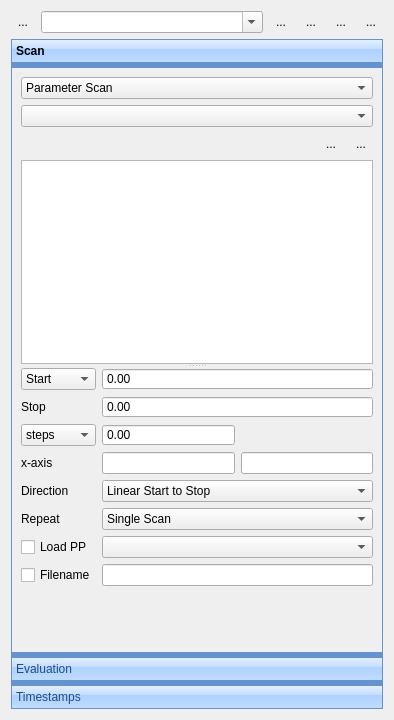
<?xml version="1.0" encoding="UTF-8"?>
<ui version="4.0">
 <class>Form</class>
 <widget class="QWidget" name="Form">
  <property name="geometry">
   <rect>
    <x>0</x>
    <y>0</y>
    <width>394</width>
    <height>720</height>
   </rect>
  </property>
  <property name="windowTitle">
   <string>Form</string>
  </property>
  <property name="autoFillBackground">
   <bool>false</bool>
  </property>
  <layout class="QVBoxLayout" name="verticalLayout">
   <item>
    <layout class="QHBoxLayout" name="horizontalLayout">
     <item>
      <widget class="QToolButton" name="removeButton">
       <property name="minimumSize">
        <size>
         <width>0</width>
         <height>0</height>
        </size>
       </property>
       <property name="text">
        <string>...</string>
       </property>
       <property name="icon">
        <iconset resource="Experiment.qrc">
         <normaloff>:/openicon/icons/edit-clear-locationbar-ltr.png</normaloff>:/openicon/icons/edit-clear-locationbar-ltr.png</iconset>
       </property>
       <property name="iconSize">
        <size>
         <width>16</width>
         <height>16</height>
        </size>
       </property>
       <property name="autoRaise">
        <bool>true</bool>
       </property>
      </widget>
     </item>
     <item>
      <widget class="QComboBox" name="comboBox">
       <property name="contextMenuPolicy">
        <enum>Qt::ActionsContextMenu</enum>
       </property>
       <property name="editable">
        <bool>true</bool>
       </property>
       <property name="maxVisibleItems">
        <number>100</number>
       </property>
      </widget>
     </item>
     <item>
      <widget class="QToolButton" name="saveButton">
       <property name="toolTip">
        <string>Save current</string>
       </property>
       <property name="text">
        <string notr="true">...</string>
       </property>
       <property name="icon">
        <iconset resource="Experiment.qrc">
         <normaloff>:/kde/icons/filesave.png</normaloff>:/kde/icons/filesave.png</iconset>
       </property>
       <property name="iconSize">
        <size>
         <width>16</width>
         <height>16</height>
        </size>
       </property>
       <property name="autoRaise">
        <bool>true</bool>
       </property>
      </widget>
     </item>
     <item>
      <widget class="QToolButton" name="reloadButton">
       <property name="toolTip">
        <string>reload</string>
       </property>
       <property name="text">
        <string>...</string>
       </property>
       <property name="icon">
        <iconset resource="Experiment.qrc">
         <normaloff>:/openicon/icons/document-revert-5.png</normaloff>:/openicon/icons/document-revert-5.png</iconset>
       </property>
       <property name="autoRaise">
        <bool>true</bool>
       </property>
      </widget>
     </item>
     <item>
      <widget class="QToolButton" name="undoButton">
       <property name="text">
        <string>...</string>
       </property>
       <property name="icon">
        <iconset resource="Experiment.qrc">
         <normaloff>:/openicon/icons/edit-undo-8.png</normaloff>:/openicon/icons/edit-undo-8.png</iconset>
       </property>
       <property name="autoRaise">
        <bool>true</bool>
       </property>
      </widget>
     </item>
     <item>
      <widget class="QToolButton" name="redoButton">
       <property name="text">
        <string>...</string>
       </property>
       <property name="icon">
        <iconset resource="Experiment.qrc">
         <normaloff>:/openicon/icons/edit-redo-8.png</normaloff>:/openicon/icons/edit-redo-8.png</iconset>
       </property>
       <property name="autoRaise">
        <bool>true</bool>
       </property>
      </widget>
     </item>
    </layout>
   </item>
   <item>
    <widget class="QToolBox" name="toolBox">
     <property name="sizePolicy">
      <sizepolicy hsizetype="MinimumExpanding" vsizetype="Expanding">
       <horstretch>0</horstretch>
       <verstretch>0</verstretch>
      </sizepolicy>
     </property>
     <property name="styleSheet">
      <string notr="true">QToolBox {
	    icon-size: 24px;
	    border: 1px solid rgb(101, 147, 207);
	    background-color: rgb(101, 147, 207);
	}
	
	QToolBox:tab {
	    height: 32px;
	    color: rgb(32, 77, 137);
	    background-color: qlineargradient(spread:pad, x1:0.5, y1:0, x2:0.5, y2:1, stop:0 rgba(227, 239, 255, 255), stop:0.4 rgba(196, 221, 255, 255), stop:0.401 rgba(173, 209, 255, 255), stop:1 rgba(192, 219, 255, 255));
	}
	
	QToolBox:tab:hover {
	    height: 32px;
	    color: rgb(32, 77, 137);
	    background-color: qlineargradient(spread:pad, x1:0.5, y1:0, x2:0.5, y2:1, stop:0 rgba(255, 254, 228, 255), stop:0.4 rgba(255, 232, 167, 255), stop:0.401 rgba(255, 215, 103, 255), stop:1 rgba(255, 230, 158, 255));
	}
	
	QToolBox:tab:selected {
	    height: 32px;
	    font-weight: bold;
	    color: rgb(0, 0, 0);
	    /*background-color: qlineargradient(spread:pad, x1:0.5, y1:0, x2:0.5, y2:1,
26	 * stop:0 rgba(255, 217, 170, 255), stop:0.4 rgba(255, 187, 110, 255),
27	 * stop:0.401 rgba(255, 171, 63, 255), stop:1 rgba(254, 225, 122, 255));*/
	}
	
	QToolBox:tab:selected:hover {
	    height: 32px;
	    font-weight: bold;
	    color: rgb(0, 0, 0);
	    /*background-color: qlineargradient(spread:pad, x1:0.5, y1:0, x2:0.5, y2:1,
	 * stop:0 rgba(255, 189, 105, 255), stop:0.4 rgba(255, 172, 66, 255),
	 * stop:0.401 rgba(251, 140, 60, 255), stop:1 rgba(254, 211, 100, 255));*/
	} </string>
     </property>
     <property name="frameShape">
      <enum>QFrame::Panel</enum>
     </property>
     <property name="frameShadow">
      <enum>QFrame::Raised</enum>
     </property>
     <property name="currentIndex">
      <number>0</number>
     </property>
     <widget class="QWidget" name="page">
      <property name="geometry">
       <rect>
        <x>0</x>
        <y>0</y>
        <width>374</width>
        <height>589</height>
       </rect>
      </property>
      <attribute name="label">
       <string>Scan</string>
      </attribute>
      <layout class="QVBoxLayout" name="verticalLayout_2">
       <item>
        <widget class="QComboBox" name="scanModeComboBox">
         <item>
          <property name="text">
           <string>Parameter Scan</string>
          </property>
         </item>
         <item>
          <property name="text">
           <string>Step in Place</string>
          </property>
         </item>
         <item>
          <property name="text">
           <string>Gate Squence Scan</string>
          </property>
         </item>
        </widget>
       </item>
       <item>
        <widget class="RedBlackComboBox" name="comboBoxParameter">
         <property name="maxVisibleItems">
          <number>100</number>
         </property>
        </widget>
       </item>
       <item>
        <layout class="QHBoxLayout" name="horizontalLayout_2">
         <item>
          <spacer name="horizontalSpacer">
           <property name="orientation">
            <enum>Qt::Horizontal</enum>
           </property>
           <property name="sizeHint" stdset="0">
            <size>
             <width>40</width>
             <height>20</height>
            </size>
           </property>
          </spacer>
         </item>
         <item>
          <widget class="QToolButton" name="addSegmentButton">
           <property name="text">
            <string>...</string>
           </property>
           <property name="icon">
            <iconset resource="Experiment.qrc">
             <normaloff>:/openicon/icons/edit-add.png</normaloff>:/openicon/icons/edit-add.png</iconset>
           </property>
           <property name="autoRaise">
            <bool>true</bool>
           </property>
          </widget>
         </item>
         <item>
          <widget class="QToolButton" name="removeSegmentButton">
           <property name="text">
            <string>...</string>
           </property>
           <property name="icon">
            <iconset resource="Experiment.qrc">
             <normaloff>:/openicon/icons/edit_remove.png</normaloff>:/openicon/icons/edit_remove.png</iconset>
           </property>
           <property name="autoRaise">
            <bool>true</bool>
           </property>
          </widget>
         </item>
        </layout>
       </item>
       <item>
        <widget class="QSplitter" name="splitter_2">
         <property name="orientation">
          <enum>Qt::Vertical</enum>
         </property>
         <widget class="QTableView" name="tableView"/>
         <widget class="QWidget" name="layoutWidget">
          <layout class="QGridLayout" name="gridLayout">
           <item row="0" column="2" colspan="2">
            <widget class="MagnitudeSpinBox" name="startBox">
             <property name="sizePolicy">
              <sizepolicy hsizetype="Minimum" vsizetype="Fixed">
               <horstretch>1</horstretch>
               <verstretch>0</verstretch>
              </sizepolicy>
             </property>
             <property name="frame">
              <bool>true</bool>
             </property>
             <property name="buttonSymbols">
              <enum>QAbstractSpinBox::NoButtons</enum>
             </property>
            </widget>
           </item>
           <item row="3" column="2">
            <widget class="QLineEdit" name="xExprEdit">
             <property name="toolTip">
              <string>expression x is current value</string>
             </property>
            </widget>
           </item>
           <item row="5" column="2" colspan="2">
            <widget class="QComboBox" name="scanRepeatComboBox">
             <item>
              <property name="text">
               <string>Single Scan</string>
              </property>
             </item>
             <item>
              <property name="text">
               <string>Repeated Scan</string>
              </property>
             </item>
            </widget>
           </item>
           <item row="2" column="0">
            <widget class="QComboBox" name="stepsCombo">
             <property name="frame">
              <bool>true</bool>
             </property>
             <item>
              <property name="text">
               <string>steps</string>
              </property>
             </item>
             <item>
              <property name="text">
               <string>stepsize</string>
              </property>
             </item>
            </widget>
           </item>
           <item row="2" column="3">
            <widget class="QLabel" name="stepsLabel">
             <property name="text">
              <string/>
             </property>
            </widget>
           </item>
           <item row="4" column="2" colspan="2">
            <widget class="QComboBox" name="scanTypeCombo">
             <item>
              <property name="text">
               <string>Linear Start to Stop</string>
              </property>
             </item>
             <item>
              <property name="text">
               <string>Linear Stop to Start</string>
              </property>
             </item>
             <item>
              <property name="text">
               <string>Randomized</string>
              </property>
             </item>
            </widget>
           </item>
           <item row="2" column="2">
            <widget class="MagnitudeSpinBox" name="stepsBox">
             <property name="buttonSymbols">
              <enum>QAbstractSpinBox::NoButtons</enum>
             </property>
            </widget>
           </item>
           <item row="1" column="2" colspan="2">
            <widget class="MagnitudeSpinBox" name="stopBox">
             <property name="buttonSymbols">
              <enum>QAbstractSpinBox::NoButtons</enum>
             </property>
            </widget>
           </item>
           <item row="1" column="0">
            <widget class="QLabel" name="stopLabel">
             <property name="text">
              <string>Stop</string>
             </property>
            </widget>
           </item>
           <item row="7" column="2" colspan="2">
            <widget class="QLineEdit" name="filenameEdit"/>
           </item>
           <item row="0" column="0">
            <widget class="QComboBox" name="startCenterCombo">
             <item>
              <property name="text">
               <string>Start</string>
              </property>
             </item>
             <item>
              <property name="text">
               <string>Center</string>
              </property>
             </item>
            </widget>
           </item>
           <item row="6" column="2" colspan="2">
            <widget class="QComboBox" name="loadPPComboBox">
             <property name="maxVisibleItems">
              <number>100</number>
             </property>
            </widget>
           </item>
           <item row="3" column="3">
            <widget class="QLineEdit" name="xUnitEdit">
             <property name="toolTip">
              <string>unit</string>
             </property>
            </widget>
           </item>
           <item row="3" column="0">
            <widget class="QLabel" name="label_3">
             <property name="text">
              <string>x-axis </string>
             </property>
            </widget>
           </item>
           <item row="7" column="0">
            <widget class="QCheckBox" name="autoSaveCheckBox">
             <property name="toolTip">
              <string>Checkbox: automatically save file</string>
             </property>
             <property name="text">
              <string>Filename</string>
             </property>
            </widget>
           </item>
           <item row="6" column="0">
            <widget class="QCheckBox" name="loadPPcheckBox">
             <property name="text">
              <string>Load PP</string>
             </property>
            </widget>
           </item>
           <item row="4" column="0">
            <widget class="QLabel" name="label_5">
             <property name="text">
              <string>Direction</string>
             </property>
            </widget>
           </item>
           <item row="5" column="0">
            <widget class="QLabel" name="label_4">
             <property name="text">
              <string>Repeat</string>
             </property>
            </widget>
           </item>
           <item row="8" column="3">
            <spacer name="verticalSpacer">
             <property name="orientation">
              <enum>Qt::Vertical</enum>
             </property>
             <property name="sizeHint" stdset="0">
              <size>
               <width>20</width>
               <height>40</height>
              </size>
             </property>
            </spacer>
           </item>
          </layout>
         </widget>
        </widget>
       </item>
      </layout>
     </widget>
     <widget class="QWidget" name="page_2">
      <property name="geometry">
       <rect>
        <x>0</x>
        <y>0</y>
        <width>374</width>
        <height>589</height>
       </rect>
      </property>
      <attribute name="label">
       <string>Evaluation</string>
      </attribute>
      <layout class="QVBoxLayout" name="verticalLayout_3">
       <property name="spacing">
        <number>4</number>
       </property>
       <item>
        <layout class="QHBoxLayout" name="horizontalLayout_3">
         <item>
          <widget class="QLabel" name="label_8">
           <property name="text">
            <string>Histogram bins</string>
           </property>
          </widget>
         </item>
         <item>
          <widget class="QSpinBox" name="histogramBinsBox">
           <property name="sizePolicy">
            <sizepolicy hsizetype="Minimum" vsizetype="Fixed">
             <horstretch>1</horstretch>
             <verstretch>0</verstretch>
            </sizepolicy>
           </property>
           <property name="maximum">
            <number>1000</number>
           </property>
          </widget>
         </item>
         <item>
          <widget class="QCheckBox" name="integrateHistogramCheckBox">
           <property name="text">
            <string>Integrate</string>
           </property>
          </widget>
         </item>
        </layout>
       </item>
       <item>
        <layout class="QHBoxLayout" name="horizontalLayout_4">
         <item>
          <widget class="QLabel" name="label">
           <property name="text">
            <string>Evaluations:</string>
           </property>
          </widget>
         </item>
         <item>
          <widget class="QToolButton" name="addEvaluationButton">
           <property name="text">
            <string>...</string>
           </property>
           <property name="icon">
            <iconset resource="Experiment.qrc">
             <normaloff>:/openicon/icons/edit-add.png</normaloff>:/openicon/icons/edit-add.png</iconset>
           </property>
           <property name="autoRaise">
            <bool>true</bool>
           </property>
          </widget>
         </item>
         <item>
          <widget class="QToolButton" name="removeEvaluationButton">
           <property name="text">
            <string>...</string>
           </property>
           <property name="icon">
            <iconset resource="Experiment.qrc">
             <normaloff>:/openicon/icons/edit-delete-6.png</normaloff>:/openicon/icons/edit-delete-6.png</iconset>
           </property>
           <property name="autoRaise">
            <bool>true</bool>
           </property>
          </widget>
         </item>
        </layout>
       </item>
       <item>
        <widget class="QSplitter" name="splitter">
         <property name="orientation">
          <enum>Qt::Vertical</enum>
         </property>
         <widget class="QTableView" name="evalTableView"/>
         <widget class="ParameterTree" name="evalParamTreeWidget">
          <attribute name="headerVisible">
           <bool>false</bool>
          </attribute>
          <column>
           <property name="text">
            <string notr="true">1</string>
           </property>
          </column>
         </widget>
        </widget>
       </item>
      </layout>
     </widget>
     <widget class="QWidget" name="page_3">
      <property name="geometry">
       <rect>
        <x>0</x>
        <y>0</y>
        <width>374</width>
        <height>589</height>
       </rect>
      </property>
      <attribute name="label">
       <string>Timestamps</string>
      </attribute>
      <layout class="QGridLayout" name="gridLayout_3">
       <item row="0" column="0">
        <widget class="QCheckBox" name="enableCheckBox">
         <property name="text">
          <string>Enable</string>
         </property>
        </widget>
       </item>
       <item row="0" column="1">
        <widget class="QCheckBox" name="saveRawDataCheckBox">
         <property name="text">
          <string>Save raw data</string>
         </property>
        </widget>
       </item>
       <item row="1" column="0">
        <widget class="QLabel" name="label_11">
         <property name="text">
          <string>Binwidth</string>
         </property>
        </widget>
       </item>
       <item row="1" column="1">
        <widget class="MagnitudeSpinBox" name="binwidthSpinBox">
         <property name="sizePolicy">
          <sizepolicy hsizetype="Minimum" vsizetype="Fixed">
           <horstretch>1</horstretch>
           <verstretch>0</verstretch>
          </sizepolicy>
         </property>
         <property name="buttonSymbols">
          <enum>QAbstractSpinBox::NoButtons</enum>
         </property>
        </widget>
       </item>
       <item row="2" column="0">
        <widget class="QLabel" name="label_12">
         <property name="text">
          <string>ROI start</string>
         </property>
        </widget>
       </item>
       <item row="2" column="1">
        <widget class="MagnitudeSpinBox" name="roiStartSpinBox">
         <property name="sizePolicy">
          <sizepolicy hsizetype="Minimum" vsizetype="Fixed">
           <horstretch>1</horstretch>
           <verstretch>0</verstretch>
          </sizepolicy>
         </property>
         <property name="buttonSymbols">
          <enum>QAbstractSpinBox::NoButtons</enum>
         </property>
        </widget>
       </item>
       <item row="3" column="0">
        <widget class="QLabel" name="label_9">
         <property name="text">
          <string>ROI width</string>
         </property>
        </widget>
       </item>
       <item row="3" column="1">
        <widget class="MagnitudeSpinBox" name="roiWidthSpinBox">
         <property name="sizePolicy">
          <sizepolicy hsizetype="Minimum" vsizetype="Fixed">
           <horstretch>1</horstretch>
           <verstretch>0</verstretch>
          </sizepolicy>
         </property>
         <property name="buttonSymbols">
          <enum>QAbstractSpinBox::NoButtons</enum>
         </property>
        </widget>
       </item>
       <item row="4" column="0">
        <widget class="QLabel" name="label_10">
         <property name="text">
          <string>Counter</string>
         </property>
        </widget>
       </item>
       <item row="4" column="1">
        <widget class="QSpinBox" name="channelSpinBox">
         <property name="maximum">
          <number>7</number>
         </property>
        </widget>
       </item>
       <item row="5" column="0" colspan="2">
        <widget class="QComboBox" name="integrateCombo">
         <item>
          <property name="text">
           <string>Integrate all</string>
          </property>
         </item>
         <item>
          <property name="text">
           <string>Integrate each run</string>
          </property>
         </item>
         <item>
          <property name="text">
           <string>One trace per point</string>
          </property>
         </item>
        </widget>
       </item>
       <item row="6" column="0">
        <spacer name="verticalSpacer_2">
         <property name="orientation">
          <enum>Qt::Vertical</enum>
         </property>
         <property name="sizeHint" stdset="0">
          <size>
           <width>52</width>
           <height>141</height>
          </size>
         </property>
        </spacer>
       </item>
      </layout>
     </widget>
    </widget>
   </item>
  </layout>
 </widget>
 <customwidgets>
  <customwidget>
   <class>MagnitudeSpinBox</class>
   <extends>QDoubleSpinBox</extends>
   <header>uiModules.MagnitudeSpinBox</header>
  </customwidget>
  <customwidget>
   <class>RedBlackComboBox</class>
   <extends>QComboBox</extends>
   <header>uiModules.RedBlackComboBox</header>
  </customwidget>
  <customwidget>
   <class>ParameterTree</class>
   <extends>QTreeWidget</extends>
   <header>pyqtgraph.parametertree</header>
  </customwidget>
 </customwidgets>
 <tabstops>
  <tabstop>comboBox</tabstop>
  <tabstop>saveButton</tabstop>
  <tabstop>undoButton</tabstop>
  <tabstop>redoButton</tabstop>
  <tabstop>scanModeComboBox</tabstop>
  <tabstop>comboBoxParameter</tabstop>
  <tabstop>startBox</tabstop>
  <tabstop>stopBox</tabstop>
  <tabstop>stepsCombo</tabstop>
  <tabstop>stepsBox</tabstop>
  <tabstop>xExprEdit</tabstop>
  <tabstop>scanTypeCombo</tabstop>
  <tabstop>scanRepeatComboBox</tabstop>
  <tabstop>filenameEdit</tabstop>
  <tabstop>autoSaveCheckBox</tabstop>
  <tabstop>histogramBinsBox</tabstop>
  <tabstop>enableCheckBox</tabstop>
  <tabstop>saveRawDataCheckBox</tabstop>
  <tabstop>binwidthSpinBox</tabstop>
  <tabstop>roiStartSpinBox</tabstop>
  <tabstop>roiWidthSpinBox</tabstop>
  <tabstop>channelSpinBox</tabstop>
  <tabstop>integrateCombo</tabstop>
 </tabstops>
 <resources>
  <include location="Experiment.qrc"/>
 </resources>
 <connections/>
</ui>
